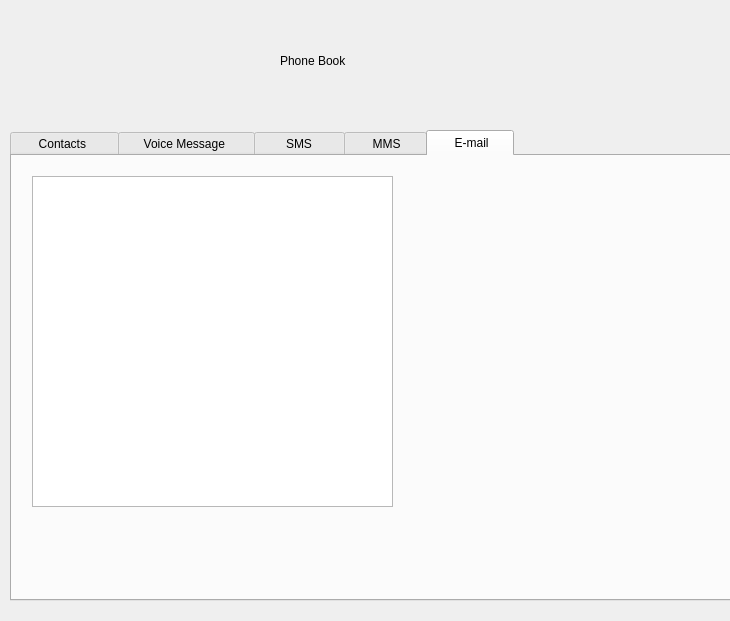
<?xml version="1.0" encoding="UTF-8"?>
<ui version="4.0">
 <class>Dialog</class>
 <widget class="QDialog" name="Dialog">
  <property name="geometry">
   <rect>
    <x>0</x>
    <y>0</y>
    <width>730</width>
    <height>621</height>
   </rect>
  </property>
  <property name="windowTitle">
   <string>Dialog</string>
  </property>
  <property name="toolTip">
   <string>&lt;html&gt;&lt;head/&gt;&lt;body&gt;&lt;p&gt;&lt;br/&gt;&lt;/p&gt;&lt;/body&gt;&lt;/html&gt;</string>
  </property>
  <property name="styleSheet">
   <string notr="true">background-color: qlineargradient(spread:pad, x1:0, y1:0, x2:1, y2:1, stop:0 rgba(136, 106, 22, 255), stop:0.113636 rgba(166, 140, 41, 255), stop:0.285 rgba(204, 181, 74, 255), stop:0.345 rgba(235, 219, 102, 255), stop:0.420455 rgba(245, 236, 112, 255), stop:0.505682 rgba(209, 190, 76, 255), stop:0.573864 rgba(187, 156, 51, 255), stop:0.619318 rgba(168, 142, 42, 255), stop:0.681818 rgba(202, 174, 68, 255), stop:0.693182 rgba(218, 202, 86, 255), stop:0.815 rgba(208, 187, 73, 255), stop:0.88 rgba(187, 156, 51, 255), stop:0.935 rgba(137, 108, 26, 255), stop:1 rgba(35, 40, 3, 255));</string>
  </property>
  <widget class="QTabWidget" name="tabWidget">
   <property name="geometry">
    <rect>
     <x>10</x>
     <y>130</y>
     <width>721</width>
     <height>471</height>
    </rect>
   </property>
   <property name="autoFillBackground">
    <bool>false</bool>
   </property>
   <property name="styleSheet">
    <string notr="true">font: 75 italic 10pt &quot;Comic Sans MS&quot;;</string>
   </property>
   <property name="currentIndex">
    <number>4</number>
   </property>
   <widget class="QWidget" name="tab_5">
    <attribute name="title">
     <string>     Contacts      </string>
    </attribute>
    <widget class="QTableView" name="tableView">
     <property name="geometry">
      <rect>
       <x>10</x>
       <y>20</y>
       <width>361</width>
       <height>331</height>
      </rect>
     </property>
     <property name="styleSheet">
      <string notr="true">
background-color:qconicalgradient(cx:0.943, cy:0.505682, angle:0, stop:0 rgba(136, 106, 22, 255), stop:0.113636 rgba(166, 140, 41, 255), stop:0.285 rgba(204, 181, 74, 255), stop:0.345 rgba(235, 219, 102, 255), stop:0.420455 rgba(245, 236, 112, 255), stop:0.505682 rgba(209, 190, 76, 255), stop:0.573864 rgba(187, 156, 51, 255), stop:0.619318 rgba(168, 142, 42, 255), stop:0.681818 rgba(202, 174, 68, 255), stop:0.693182 rgba(218, 202, 86, 255), stop:0.815 rgba(208, 187, 73, 255), stop:0.88 rgba(187, 156, 51, 255), stop:0.935 rgba(137, 108, 26, 255), stop:1 rgba(35, 40, 3, 255))</string>
     </property>
    </widget>
    <widget class="QPushButton" name="pushButton_2">
     <property name="geometry">
      <rect>
       <x>400</x>
       <y>180</y>
       <width>131</width>
       <height>41</height>
      </rect>
     </property>
     <property name="styleSheet">
      <string notr="true">
background-color:qconicalgradient(cx:0.943, cy:0.505682, angle:0, stop:0 rgba(136, 106, 22, 255), stop:0.113636 rgba(166, 140, 41, 255), stop:0.285 rgba(204, 181, 74, 255), stop:0.345 rgba(235, 219, 102, 255), stop:0.420455 rgba(245, 236, 112, 255), stop:0.505682 rgba(209, 190, 76, 255), stop:0.573864 rgba(187, 156, 51, 255), stop:0.619318 rgba(168, 142, 42, 255), stop:0.681818 rgba(202, 174, 68, 255), stop:0.693182 rgba(218, 202, 86, 255), stop:0.815 rgba(208, 187, 73, 255), stop:0.88 rgba(187, 156, 51, 255), stop:0.935 rgba(137, 108, 26, 255), stop:1 rgba(35, 40, 3, 255))</string>
     </property>
     <property name="text">
      <string>Backup</string>
     </property>
    </widget>
    <widget class="QPushButton" name="pushButton_3">
     <property name="geometry">
      <rect>
       <x>400</x>
       <y>110</y>
       <width>131</width>
       <height>41</height>
      </rect>
     </property>
     <property name="styleSheet">
      <string notr="true">
background-color:qconicalgradient(cx:0.943, cy:0.505682, angle:0, stop:0 rgba(136, 106, 22, 255), stop:0.113636 rgba(166, 140, 41, 255), stop:0.285 rgba(204, 181, 74, 255), stop:0.345 rgba(235, 219, 102, 255), stop:0.420455 rgba(245, 236, 112, 255), stop:0.505682 rgba(209, 190, 76, 255), stop:0.573864 rgba(187, 156, 51, 255), stop:0.619318 rgba(168, 142, 42, 255), stop:0.681818 rgba(202, 174, 68, 255), stop:0.693182 rgba(218, 202, 86, 255), stop:0.815 rgba(208, 187, 73, 255), stop:0.88 rgba(187, 156, 51, 255), stop:0.935 rgba(137, 108, 26, 255), stop:1 rgba(35, 40, 3, 255))</string>
     </property>
     <property name="text">
      <string>Add Contact</string>
     </property>
    </widget>
   </widget>
   <widget class="QWidget" name="tab">
    <attribute name="title">
     <string>    Voice Message     </string>
    </attribute>
    <widget class="QTableView" name="tableView_2">
     <property name="geometry">
      <rect>
       <x>20</x>
       <y>20</y>
       <width>361</width>
       <height>331</height>
      </rect>
     </property>
     <property name="styleSheet">
      <string notr="true">
background-color:qconicalgradient(cx:0.943, cy:0.505682, angle:0, stop:0 rgba(136, 106, 22, 255), stop:0.113636 rgba(166, 140, 41, 255), stop:0.285 rgba(204, 181, 74, 255), stop:0.345 rgba(235, 219, 102, 255), stop:0.420455 rgba(245, 236, 112, 255), stop:0.505682 rgba(209, 190, 76, 255), stop:0.573864 rgba(187, 156, 51, 255), stop:0.619318 rgba(168, 142, 42, 255), stop:0.681818 rgba(202, 174, 68, 255), stop:0.693182 rgba(218, 202, 86, 255), stop:0.815 rgba(208, 187, 73, 255), stop:0.88 rgba(187, 156, 51, 255), stop:0.935 rgba(137, 108, 26, 255), stop:1 rgba(35, 40, 3, 255))</string>
     </property>
    </widget>
   </widget>
   <widget class="QWidget" name="tab_3">
    <attribute name="title">
     <string>      SMS      </string>
    </attribute>
    <widget class="QTableView" name="tableView_3">
     <property name="geometry">
      <rect>
       <x>20</x>
       <y>20</y>
       <width>361</width>
       <height>331</height>
      </rect>
     </property>
     <property name="styleSheet">
      <string notr="true">
background-color:qconicalgradient(cx:0.943, cy:0.505682, angle:0, stop:0 rgba(136, 106, 22, 255), stop:0.113636 rgba(166, 140, 41, 255), stop:0.285 rgba(204, 181, 74, 255), stop:0.345 rgba(235, 219, 102, 255), stop:0.420455 rgba(245, 236, 112, 255), stop:0.505682 rgba(209, 190, 76, 255), stop:0.573864 rgba(187, 156, 51, 255), stop:0.619318 rgba(168, 142, 42, 255), stop:0.681818 rgba(202, 174, 68, 255), stop:0.693182 rgba(218, 202, 86, 255), stop:0.815 rgba(208, 187, 73, 255), stop:0.88 rgba(187, 156, 51, 255), stop:0.935 rgba(137, 108, 26, 255), stop:1 rgba(35, 40, 3, 255))</string>
     </property>
    </widget>
   </widget>
   <widget class="QWidget" name="tab_2">
    <attribute name="title">
     <string>     MMS    </string>
    </attribute>
    <widget class="QTableView" name="tableView_4">
     <property name="geometry">
      <rect>
       <x>20</x>
       <y>20</y>
       <width>361</width>
       <height>331</height>
      </rect>
     </property>
     <property name="styleSheet">
      <string notr="true">
background-color:qconicalgradient(cx:0.943, cy:0.505682, angle:0, stop:0 rgba(136, 106, 22, 255), stop:0.113636 rgba(166, 140, 41, 255), stop:0.285 rgba(204, 181, 74, 255), stop:0.345 rgba(235, 219, 102, 255), stop:0.420455 rgba(245, 236, 112, 255), stop:0.505682 rgba(209, 190, 76, 255), stop:0.573864 rgba(187, 156, 51, 255), stop:0.619318 rgba(168, 142, 42, 255), stop:0.681818 rgba(202, 174, 68, 255), stop:0.693182 rgba(218, 202, 86, 255), stop:0.815 rgba(208, 187, 73, 255), stop:0.88 rgba(187, 156, 51, 255), stop:0.935 rgba(137, 108, 26, 255), stop:1 rgba(35, 40, 3, 255))</string>
     </property>
    </widget>
   </widget>
   <widget class="QWidget" name="tab_4">
    <attribute name="title">
     <string>     E-mail    </string>
    </attribute>
    <widget class="QTableView" name="tableView_5">
     <property name="geometry">
      <rect>
       <x>20</x>
       <y>20</y>
       <width>361</width>
       <height>331</height>
      </rect>
     </property>
     <property name="styleSheet">
      <string notr="true">
background-color:qconicalgradient(cx:0.943, cy:0.505682, angle:0, stop:0 rgba(136, 106, 22, 255), stop:0.113636 rgba(166, 140, 41, 255), stop:0.285 rgba(204, 181, 74, 255), stop:0.345 rgba(235, 219, 102, 255), stop:0.420455 rgba(245, 236, 112, 255), stop:0.505682 rgba(209, 190, 76, 255), stop:0.573864 rgba(187, 156, 51, 255), stop:0.619318 rgba(168, 142, 42, 255), stop:0.681818 rgba(202, 174, 68, 255), stop:0.693182 rgba(218, 202, 86, 255), stop:0.815 rgba(208, 187, 73, 255), stop:0.88 rgba(187, 156, 51, 255), stop:0.935 rgba(137, 108, 26, 255), stop:1 rgba(35, 40, 3, 255))</string>
     </property>
    </widget>
   </widget>
  </widget>
  <widget class="QLabel" name="label_2">
   <property name="geometry">
    <rect>
     <x>280</x>
     <y>10</y>
     <width>331</width>
     <height>101</height>
    </rect>
   </property>
   <property name="autoFillBackground">
    <bool>false</bool>
   </property>
   <property name="styleSheet">
    <string notr="true">font: 75 36pt &quot;Comic Sans MS&quot;;
color: rgb(0, 0, 0);
background-color: none;</string>
   </property>
   <property name="text">
    <string>Phone Book</string>
   </property>
  </widget>
  <widget class="QLabel" name="label">
   <property name="geometry">
    <rect>
     <x>100</x>
     <y>20</y>
     <width>71</width>
     <height>81</height>
    </rect>
   </property>
   <property name="toolTip">
    <string>&lt;img src=&quot;C:\Users\USER\Desktop\project&quot; height=&quot;50&quot; width=&quot;30&quot;&gt;</string>
   </property>
   <property name="styleSheet">
    <string notr="true">background-color: none;
</string>
   </property>
   <property name="text">
    <string/>
   </property>
   <property name="pixmap">
    <pixmap>rsz_158142_addressbook_256x256.png</pixmap>
   </property>
  </widget>
 </widget>
 <resources/>
 <connections/>
</ui>
